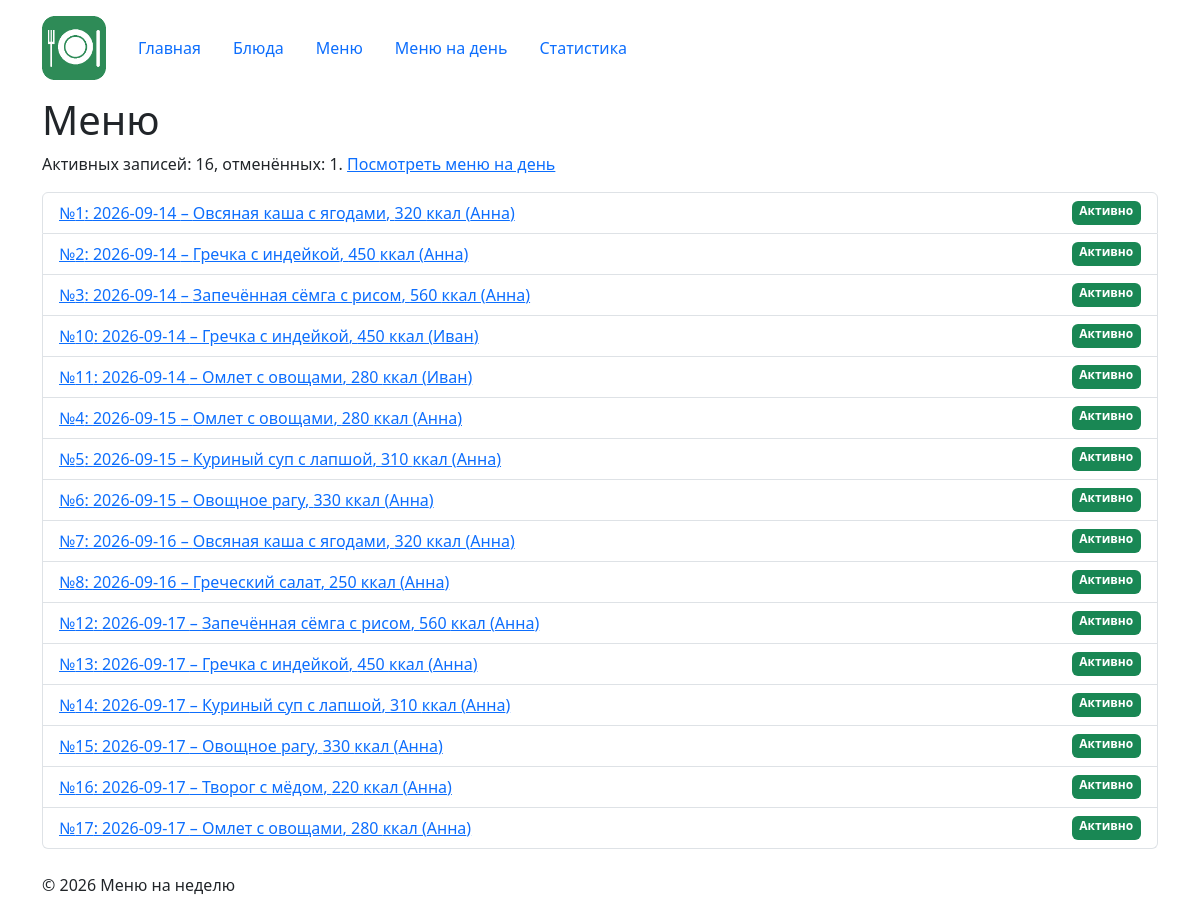
The app's page /menu/ with its own data.
### menu/views.py (the view)
# urls.py: path("", views.menu_list, name="list"),
def menu_list(request):
    context = {
        "entries": fetch_all(ACTIVE_ENTRIES_SQL),
        "counts": fetch_one(ENTRIES_COUNT_SQL),
    }
    return render(request, "menu/menu_list.html", context)

### db/database.py (called while the page is built)
def get_connection(db_path: Optional[Path] = None) -> sqlite3.Connection:
    conn = sqlite3.connect(db_path or DB_PATH)
    conn.row_factory = sqlite3.Row
    conn.execute("PRAGMA foreign_keys = ON")
    return conn

def fetch_all(sql: str, params: Iterable = ()) -> List[sqlite3.Row]:
    conn = get_connection()
    try:
        return conn.execute(sql, tuple(params)).fetchall()
    finally:
        conn.close()

def fetch_one(sql: str, params: Iterable = ()) -> Optional[sqlite3.Row]:
    conn = get_connection()
    try:
        return conn.execute(sql, tuple(params)).fetchone()
    finally:
        conn.close()

### menu/templates/menu/menu_list.html (shortened to what this page needs)
{% extends "base.html" %}
{% block content %}
    <h1>Меню</h1>
    <p>
        Активных записей: {{ counts.active_entries }},
        отменённых: {{ counts.cancelled_entries }}.
        <a href="{% url 'menu:day' %}">Посмотреть меню на день</a>
    </p>
    <ul class="list-group">
        {% for entry in entries %}
            <li class="list-group-item d-flex justify-content-between">
                <a href="{% url 'menu:detail' entry.id %}">
                    №{{ entry.id }}: {{ entry.menu_date }} –
                    {{ entry.dish_name }}, {{ entry.calories }} ккал
                    ({{ entry.user_name }})
                </a>
                {% include "menu/includes/menu_status.html" %}
            </li>
        {% empty %}
            <li class="list-group-item">
                Активных записей меню нет.
            </li>
        {% endfor %}
    </ul>
{% endblock %}

### templates/base.html (shortened to what this page needs)
{% load static %}
<!DOCTYPE html>
<html lang="ru">
<head>
    <link
        rel="stylesheet"
        href="https://cdn.jsdelivr.net/npm/bootstrap@5.3.3/dist/css/bootstrap.min.css"
    >
    <link rel="stylesheet" href="{% static 'homepage/css/style.css' %}">
</head>
<body>
    <header class="container site-header">
        <a href="{% url 'homepage:index' %}">
            <img
                src="{% static 'homepage/img/logo.png' %}"
                alt="Меню на неделю"
                class="menu-logo"
            >
        </a>
        {% include "includes/navigation.html" %}
    </header>
    <main class="container">
        {% block content %}
        {% endblock %}
    </main>
    <footer class="container mt-4 mb-3">
        <p>
            © <span id="current-year"></span> Меню на неделю
        </p>
    </footer>
</body>
</html>

### templates/includes/navigation.html
<nav class="nav">
    <a class="nav-link" href="{% url 'homepage:index' %}">Главная</a>
    <a class="nav-link" href="{% url 'dishes:list' %}">Блюда</a>
    <a class="nav-link" href="{% url 'menu:list' %}">Меню</a>
    <a class="nav-link" href="{% url 'menu:day' %}">Меню на день</a>
    <a class="nav-link" href="{% url 'menu:statistics' %}">Статистика</a>
</nav>

### menu/templates/menu/includes/menu_status.html
{% if entry.is_cancelled %}
    <span class="badge bg-secondary menu-status menu-status-cancelled">
        Отменено
    </span>
{% else %}
    <span class="badge bg-success menu-status menu-status-active">
        Активно
    </span>
{% endif %}

### homepage/static/homepage/css/style.css (style rules this page uses)
body { min-height: 100vh; }
.site-header { display: flex; align-items: center; gap: 1rem; }
.menu-logo { width: 64px; height: auto; margin: 1rem 0; }
.menu-status { font-weight: 600; }

### records on screen
dishes: id "1", menu_date "2026-09-14", dish_name "Овсяная каша с ягодами", calories "320", user_name "Анна", id "7", menu_date "2026-09-16"
dishes: id "2", menu_date "2026-09-14", dish_name "Гречка с индейкой", calories "450", user_name "Анна", id "10", user_name "Иван", id "13", menu_date "2026-09-17"
dishes: id "3", menu_date "2026-09-14", dish_name "Запечённая сёмга с рисом", calories "560", user_name "Анна", id "12", menu_date "2026-09-17"
dishes: id "11", menu_date "2026-09-14", dish_name "Омлет с овощами", calories "280", user_name "Иван", id "4", menu_date "2026-09-15", user_name "Анна", id "17", menu_date "2026-09-17"
dishes: id "5", menu_date "2026-09-15", dish_name "Куриный суп с лапшой", calories "310", user_name "Анна", id "14", menu_date "2026-09-17"
dishes: id "6", menu_date "2026-09-15", dish_name "Овощное рагу", calories "330", user_name "Анна", id "15", menu_date "2026-09-17"
dishes: id "8", menu_date "2026-09-16", dish_name "Греческий салат", calories "250", user_name "Анна"
dishes: id "16", menu_date "2026-09-17", dish_name "Творог с мёдом", calories "220", user_name "Анна"

### other values on screen
{{ counts.active_entries }} "16"
{{ counts.cancelled_entries }} "1"
